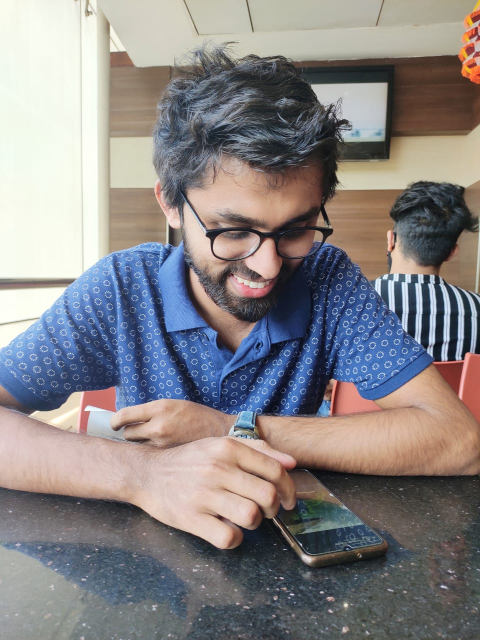
#> input picture rayan.jpg, 960 x 1280 px (shown at 1/2 size)
$ python 2.py
#> lines starting #> are read from the running program, lines starting #| are printed output that depends on the picture; after the words box and inside, x2 and y2 are one past the last pixel; in counts of white or black regions, pixels touching at a corner belong together
import cv2
import random

img = cv2.imread('rayan.jpg',1)
#> img is the input picture: shape (1280, 960, 3); mean B, G, R 133.2, 131.8, 135.6
# [13 lines of commented-out code are left out]
tag = img[500:700,600:900] # numpy array
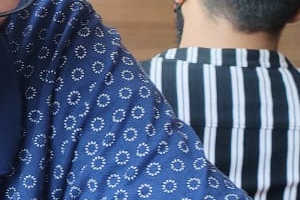
#> tag: shape (200, 300, 3); mean B, G, R 124.1, 97.8, 85.7
img[100:300,400:700] = tag
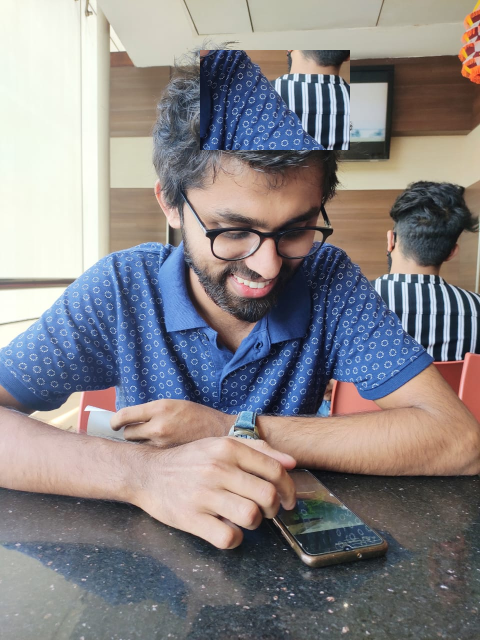
#> img: shape (1280, 960, 3) (shown at 1/2 size); 4.88% of pixels changed, all inside (x1, y1, x2, y2) = (400, 100, 700, 300)

cv2.imshow('image',img)
cv2.waitKey(0)
cv2.destroyAllWindows()
